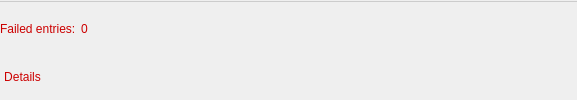
    <widget class="QWidget" name="errorWgt" native="true">
     <property name="styleSheet">
      <string notr="true">QLabel {
	color: #cc0000;
}

QLabel:disabled {
	color: #bcbcbc;
}

QPushButton {
	color: #cc0000;
}

QPushButton:disabled {
	color: #bcbcbc;
}</string>
     </property>
     <layout class="QVBoxLayout" name="verticalLayout_4">
      <property name="spacing">
       <number>2</number>
      </property>
      <property name="leftMargin">
       <number>0</number>
      </property>
      <property name="topMargin">
       <number>0</number>
      </property>
      <property name="rightMargin">
       <number>0</number>
      </property>
      <property name="bottomMargin">
       <number>0</number>
      </property>
      <item>
       <widget class="Line" name="line">
        <property name="styleSheet">
         <string notr="true">color: rgb(204, 204, 204);</string>
        </property>
        <property name="frameShadow">
         <enum>QFrame::Plain</enum>
        </property>
        <property name="orientation">
         <enum>Qt::Horizontal</enum>
        </property>
       </widget>
      </item>
      <item>
       <widget class="QWidget" name="errorInfoWgt" native="true">
        <layout class="QVBoxLayout" name="verticalLayout_11">
         <property name="spacing">
          <number>2</number>
         </property>
         <property name="leftMargin">
          <number>0</number>
         </property>
         <property name="topMargin">
          <number>0</number>
         </property>
         <property name="rightMargin">
          <number>0</number>
         </property>
         <property name="bottomMargin">
          <number>0</number>
         </property>
         <item>
          <widget class="QWidget" name="widget_19" native="true">
           <layout class="QHBoxLayout" name="horizontalLayout_17">
            <property name="leftMargin">
             <number>0</number>
            </property>
            <property name="topMargin">
             <number>0</number>
            </property>
            <property name="rightMargin">
             <number>0</number>
            </property>
            <property name="bottomMargin">
             <number>0</number>
            </property>
            <item>
             <widget class="QWidget" name="widget_18" native="true">
              <layout class="QHBoxLayout" name="horizontalLayout_18">
               <property name="spacing">
                <number>2</number>
               </property>
               <property name="leftMargin">
                <number>0</number>
               </property>
               <property name="topMargin">
                <number>0</number>
               </property>
               <property name="rightMargin">
                <number>0</number>
               </property>
               <property name="bottomMargin">
                <number>0</number>
               </property>
               <item>
                <widget class="QLabel" name="failedEntriesText">
                 <property name="font">
                  <font>
                   <stylestrategy>PreferAntialias</stylestrategy>
                  </font>
                 </property>
                 <property name="text">
                  <string>Failed entries: </string>
                 </property>
                 <property name="textInteractionFlags">
                  <set>Qt::NoTextInteraction</set>
                 </property>
                </widget>
               </item>
               <item>
                <widget class="QLabel" name="failedEntriesValue">
                 <property name="font">
                  <font>
                   <stylestrategy>PreferAntialias</stylestrategy>
                  </font>
                 </property>
                 <property name="text">
                  <string>0</string>
                 </property>
                 <property name="textInteractionFlags">
                  <set>Qt::NoTextInteraction</set>
                 </property>
                </widget>
               </item>
              </layout>
             </widget>
            </item>
            <item>
             <spacer name="horizontalSpacer_7">
              <property name="orientation">
               <enum>Qt::Horizontal</enum>
              </property>
              <property name="sizeHint" stdset="0">
               <size>
                <width>489</width>
                <height>20</height>
               </size>
              </property>
             </spacer>
            </item>
           </layout>
          </widget>
         </item>
         <item>
          <widget class="QWidget" name="widget_16" native="true">
           <layout class="QHBoxLayout" name="horizontalLayout_15">
            <property name="leftMargin">
             <number>0</number>
            </property>
            <property name="topMargin">
             <number>0</number>
            </property>
            <property name="rightMargin">
             <number>0</number>
            </property>
            <property name="bottomMargin">
             <number>0</number>
            </property>
            <item>
             <widget class="QWidget" name="widget_17" native="true">
              <layout class="QHBoxLayout" name="horizontalLayout_16">
               <property name="leftMargin">
                <number>0</number>
               </property>
               <property name="topMargin">
                <number>0</number>
               </property>
               <property name="rightMargin">
                <number>0</number>
               </property>
               <property name="bottomMargin">
                <number>0</number>
               </property>
               <item>
                <widget class="QPushButton" name="detailsBtn">
                 <property name="font">
                  <font>
                   <stylestrategy>PreferAntialias</stylestrategy>
                  </font>
                 </property>
                 <property name="focusPolicy">
                  <enum>Qt::ClickFocus</enum>
                 </property>
                 <property name="styleSheet">
                  <string notr="true">QPushButton
{
	background: palette(button);
    border: 2px solid transparent;
	padding: 2px;
}

QPushButton:hover
{
    border: 2px solid rgba(0, 100, 180, 128);
}

QPushButton:pressed
{
    border: 2px solid transparent;
	background: rgba(0, 100, 180, 56);
}</string>
                 </property>
                 <property name="text">
                  <string>Details</string>
                 </property>
                 <property name="icon">
                  <iconset resource="filelink.qrc">
                   <normaloff>:/icons/details.png</normaloff>:/icons/details.png</iconset>
                 </property>
                 <property name="flat">
                  <bool>true</bool>
                 </property>
                </widget>
               </item>
              </layout>
             </widget>
            </item>
            <item>
             <spacer name="horizontalSpacer_6">
              <property name="orientation">
               <enum>Qt::Horizontal</enum>
              </property>
              <property name="sizeHint" stdset="0">
               <size>
                <width>40</width>
                <height>20</height>
               </size>
              </property>
             </spacer>
            </item>
           </layout>
          </widget>
         </item>
        </layout>
       </widget>
      </item>
     </layout>
    </widget>
